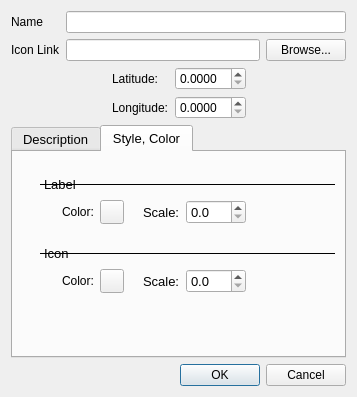
<?xml version="1.0" encoding="UTF-8"?>
<ui version="4.0">
 <class>UiEditPlacemarkDialog</class>
 <widget class="QDialog" name="UiEditPlacemarkDialog">
  <property name="geometry">
   <rect>
    <x>0</x>
    <y>0</y>
    <width>357</width>
    <height>397</height>
   </rect>
  </property>
  <property name="windowTitle">
   <string>Dialog</string>
  </property>
  <layout class="QVBoxLayout" name="verticalLayout_5">
   <item>
    <layout class="QGridLayout" name="gridLayout">
     <item row="0" column="0">
      <widget class="QLabel" name="name_lbl">
       <property name="text">
        <string>Name</string>
       </property>
       <property name="buddy">
        <cstring>m_name</cstring>
       </property>
      </widget>
     </item>
     <item row="0" column="1" colspan="2">
      <widget class="QLineEdit" name="m_name"/>
     </item>
     <item row="1" column="0">
      <widget class="QLabel" name="link_lbl">
       <property name="text">
        <string>Icon Link</string>
       </property>
      </widget>
     </item>
     <item row="1" column="1">
      <widget class="QLineEdit" name="m_link"/>
     </item>
     <item row="1" column="2">
      <widget class="QPushButton" name="m_browseButton">
       <property name="text">
        <string>Browse...</string>
       </property>
      </widget>
     </item>
    </layout>
   </item>
   <item>
    <layout class="QHBoxLayout" name="horizontalLayout_7">
     <item>
      <layout class="QVBoxLayout" name="verticalLayout_2">
       <item>
        <spacer name="horizontalSpacer_8">
         <property name="orientation">
          <enum>Qt::Horizontal</enum>
         </property>
         <property name="sizeHint" stdset="0">
          <size>
           <width>88</width>
           <height>20</height>
          </size>
         </property>
        </spacer>
       </item>
       <item>
        <spacer name="horizontalSpacer_9">
         <property name="orientation">
          <enum>Qt::Horizontal</enum>
         </property>
         <property name="sizeHint" stdset="0">
          <size>
           <width>88</width>
           <height>20</height>
          </size>
         </property>
        </spacer>
       </item>
      </layout>
     </item>
     <item>
      <layout class="QGridLayout" name="gridLayout_2">
       <item row="0" column="0">
        <widget class="QLabel" name="label">
         <property name="text">
          <string>Latitude:</string>
         </property>
        </widget>
       </item>
       <item row="0" column="1">
        <widget class="QDoubleSpinBox" name="doubleSpinBox">
         <property name="decimals">
          <number>4</number>
         </property>
        </widget>
       </item>
       <item row="1" column="0">
        <widget class="QLabel" name="label_2">
         <property name="text">
          <string>Longitude:</string>
         </property>
        </widget>
       </item>
       <item row="1" column="1">
        <widget class="QDoubleSpinBox" name="doubleSpinBox_2">
         <property name="decimals">
          <number>4</number>
         </property>
        </widget>
       </item>
      </layout>
     </item>
     <item>
      <layout class="QVBoxLayout" name="verticalLayout">
       <item>
        <spacer name="horizontalSpacer_11">
         <property name="orientation">
          <enum>Qt::Horizontal</enum>
         </property>
         <property name="sizeHint" stdset="0">
          <size>
           <width>88</width>
           <height>20</height>
          </size>
         </property>
        </spacer>
       </item>
       <item>
        <spacer name="horizontalSpacer_10">
         <property name="orientation">
          <enum>Qt::Horizontal</enum>
         </property>
         <property name="sizeHint" stdset="0">
          <size>
           <width>88</width>
           <height>20</height>
          </size>
         </property>
        </spacer>
       </item>
      </layout>
     </item>
    </layout>
   </item>
   <item>
    <widget class="QTabWidget" name="tabWidget">
     <property name="font">
      <font>
       <pointsize>10</pointsize>
      </font>
     </property>
     <property name="currentIndex">
      <number>1</number>
     </property>
     <widget class="QWidget" name="m_descriptionTab">
      <attribute name="title">
       <string>Description</string>
      </attribute>
      <layout class="QVBoxLayout" name="verticalLayout_4">
       <item>
        <widget class="QTextEdit" name="m_description"/>
       </item>
      </layout>
     </widget>
     <widget class="QWidget" name="style_color_tab">
      <attribute name="title">
       <string>Style, Color</string>
      </attribute>
      <layout class="QVBoxLayout" name="verticalLayout_3">
       <item>
        <spacer name="verticalSpacer">
         <property name="orientation">
          <enum>Qt::Vertical</enum>
         </property>
         <property name="sizeType">
          <enum>QSizePolicy::Fixed</enum>
         </property>
         <property name="sizeHint" stdset="0">
          <size>
           <width>308</width>
           <height>13</height>
          </size>
         </property>
        </spacer>
       </item>
       <item>
        <layout class="QHBoxLayout" name="horizontalLayout">
         <item>
          <spacer name="horizontalSpacer">
           <property name="orientation">
            <enum>Qt::Horizontal</enum>
           </property>
           <property name="sizeType">
            <enum>QSizePolicy::Fixed</enum>
           </property>
           <property name="sizeHint" stdset="0">
            <size>
             <width>18</width>
             <height>20</height>
            </size>
           </property>
          </spacer>
         </item>
         <item>
          <widget class="QLabel" name="label_3">
           <property name="frameShape">
            <enum>QFrame::HLine</enum>
           </property>
           <property name="text">
            <string>Label</string>
           </property>
          </widget>
         </item>
        </layout>
       </item>
       <item>
        <layout class="QHBoxLayout" name="horizontalLayout_4">
         <item>
          <spacer name="horizontalSpacer_2">
           <property name="orientation">
            <enum>Qt::Horizontal</enum>
           </property>
           <property name="sizeType">
            <enum>QSizePolicy::Fixed</enum>
           </property>
           <property name="sizeHint" stdset="0">
            <size>
             <width>40</width>
             <height>20</height>
            </size>
           </property>
          </spacer>
         </item>
         <item>
          <layout class="QHBoxLayout" name="horizontalLayout_2">
           <item>
            <widget class="QLabel" name="label_4">
             <property name="font">
              <font>
               <pointsize>9</pointsize>
              </font>
             </property>
             <property name="text">
              <string>Color:</string>
             </property>
            </widget>
           </item>
           <item>
            <widget class="QPushButton" name="pushButton">
             <property name="sizePolicy">
              <sizepolicy hsizetype="Minimum" vsizetype="Fixed">
               <horstretch>0</horstretch>
               <verstretch>0</verstretch>
              </sizepolicy>
             </property>
             <property name="maximumSize">
              <size>
               <width>24</width>
               <height>24</height>
              </size>
             </property>
             <property name="text">
              <string/>
             </property>
            </widget>
           </item>
          </layout>
         </item>
         <item>
          <spacer name="horizontalSpacer_3">
           <property name="orientation">
            <enum>Qt::Horizontal</enum>
           </property>
           <property name="sizeType">
            <enum>QSizePolicy::Fixed</enum>
           </property>
           <property name="sizeHint" stdset="0">
            <size>
             <width>13</width>
             <height>20</height>
            </size>
           </property>
          </spacer>
         </item>
         <item>
          <layout class="QHBoxLayout" name="horizontalLayout_3">
           <item>
            <widget class="QLabel" name="label_5">
             <property name="text">
              <string>Scale:</string>
             </property>
            </widget>
           </item>
           <item>
            <widget class="QDoubleSpinBox" name="doubleSpinBox_3">
             <property name="decimals">
              <number>1</number>
             </property>
            </widget>
           </item>
          </layout>
         </item>
         <item>
          <spacer name="horizontalSpacer_4">
           <property name="orientation">
            <enum>Qt::Horizontal</enum>
           </property>
           <property name="sizeHint" stdset="0">
            <size>
             <width>78</width>
             <height>17</height>
            </size>
           </property>
          </spacer>
         </item>
        </layout>
       </item>
       <item>
        <spacer name="verticalSpacer_2">
         <property name="orientation">
          <enum>Qt::Vertical</enum>
         </property>
         <property name="sizeType">
          <enum>QSizePolicy::Fixed</enum>
         </property>
         <property name="sizeHint" stdset="0">
          <size>
           <width>308</width>
           <height>13</height>
          </size>
         </property>
        </spacer>
       </item>
       <item>
        <layout class="QHBoxLayout" name="horizontalLayout_5">
         <item>
          <spacer name="horizontalSpacer_5">
           <property name="orientation">
            <enum>Qt::Horizontal</enum>
           </property>
           <property name="sizeType">
            <enum>QSizePolicy::Fixed</enum>
           </property>
           <property name="sizeHint" stdset="0">
            <size>
             <width>18</width>
             <height>20</height>
            </size>
           </property>
          </spacer>
         </item>
         <item>
          <widget class="QLabel" name="label_6">
           <property name="frameShape">
            <enum>QFrame::HLine</enum>
           </property>
           <property name="text">
            <string>Icon</string>
           </property>
          </widget>
         </item>
        </layout>
       </item>
       <item>
        <layout class="QHBoxLayout" name="horizontalLayout_10">
         <item>
          <spacer name="horizontalSpacer_13">
           <property name="orientation">
            <enum>Qt::Horizontal</enum>
           </property>
           <property name="sizeType">
            <enum>QSizePolicy::Fixed</enum>
           </property>
           <property name="sizeHint" stdset="0">
            <size>
             <width>40</width>
             <height>20</height>
            </size>
           </property>
          </spacer>
         </item>
         <item>
          <layout class="QHBoxLayout" name="horizontalLayout_11">
           <item>
            <widget class="QLabel" name="label_9">
             <property name="font">
              <font>
               <pointsize>9</pointsize>
              </font>
             </property>
             <property name="text">
              <string>Color:</string>
             </property>
            </widget>
           </item>
           <item>
            <widget class="QPushButton" name="pushButton_3">
             <property name="sizePolicy">
              <sizepolicy hsizetype="Minimum" vsizetype="Fixed">
               <horstretch>0</horstretch>
               <verstretch>0</verstretch>
              </sizepolicy>
             </property>
             <property name="maximumSize">
              <size>
               <width>24</width>
               <height>24</height>
              </size>
             </property>
             <property name="text">
              <string/>
             </property>
            </widget>
           </item>
          </layout>
         </item>
         <item>
          <spacer name="horizontalSpacer_14">
           <property name="orientation">
            <enum>Qt::Horizontal</enum>
           </property>
           <property name="sizeType">
            <enum>QSizePolicy::Fixed</enum>
           </property>
           <property name="sizeHint" stdset="0">
            <size>
             <width>13</width>
             <height>20</height>
            </size>
           </property>
          </spacer>
         </item>
         <item>
          <layout class="QHBoxLayout" name="horizontalLayout_12">
           <item>
            <widget class="QLabel" name="label_10">
             <property name="text">
              <string>Scale:</string>
             </property>
            </widget>
           </item>
           <item>
            <widget class="QDoubleSpinBox" name="doubleSpinBox_5">
             <property name="decimals">
              <number>1</number>
             </property>
            </widget>
           </item>
          </layout>
         </item>
         <item>
          <spacer name="horizontalSpacer_15">
           <property name="orientation">
            <enum>Qt::Horizontal</enum>
           </property>
           <property name="sizeHint" stdset="0">
            <size>
             <width>78</width>
             <height>17</height>
            </size>
           </property>
          </spacer>
         </item>
        </layout>
       </item>
       <item>
        <spacer name="verticalSpacer_3">
         <property name="orientation">
          <enum>Qt::Vertical</enum>
         </property>
         <property name="sizeHint" stdset="0">
          <size>
           <width>298</width>
           <height>44</height>
          </size>
         </property>
        </spacer>
       </item>
      </layout>
     </widget>
    </widget>
   </item>
   <item>
    <widget class="QDialogButtonBox" name="buttonBox">
     <property name="orientation">
      <enum>Qt::Horizontal</enum>
     </property>
     <property name="standardButtons">
      <set>QDialogButtonBox::Cancel|QDialogButtonBox::Ok</set>
     </property>
    </widget>
   </item>
  </layout>
 </widget>
 <resources/>
 <connections>
  <connection>
   <sender>buttonBox</sender>
   <signal>accepted()</signal>
   <receiver>UiEditPlacemarkDialog</receiver>
   <slot>accept()</slot>
   <hints>
    <hint type="sourcelabel">
     <x>240</x>
     <y>268</y>
    </hint>
    <hint type="destinationlabel">
     <x>157</x>
     <y>253</y>
    </hint>
   </hints>
  </connection>
  <connection>
   <sender>buttonBox</sender>
   <signal>rejected()</signal>
   <receiver>UiEditPlacemarkDialog</receiver>
   <slot>reject()</slot>
   <hints>
    <hint type="sourcelabel">
     <x>240</x>
     <y>268</y>
    </hint>
    <hint type="destinationlabel">
     <x>244</x>
     <y>253</y>
    </hint>
   </hints>
  </connection>
 </connections>
</ui>
